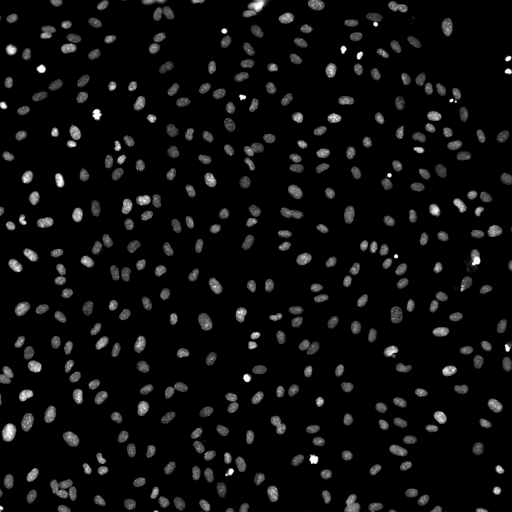
#> input picture Nuclei_segmentation/tests/sample_data/rxrx2_Plate1_G02_s2_w1.png, 1024 x 1024 px (shown at 1/2 size)
$ python -i nuclei_location_extraction.py   (imports and definitions only)
#> lines starting #> are read from the running program, lines starting #| are printed output that depends on the picture; after the words box and inside, x2 and y2 are one past the last pixel; in counts of white or black regions, pixels touching at a corner belong together
#> further down, picture is the input picture: shape (1024, 1024); min 0, max 255, mean 13.2
'''Set of functions to compute the initial nuclei segmentation within the image.
    Edit these functions if you have a preferred segmentation method'''
import skimage
import numpy as np
from scipy import ndimage as ndi

def compute_DNA_mask(dna_img):
    '''Given the input grayscale DNA image dna_img returns the mask of the segmented objects

        Attributes:

            DNAimg: grayscale image of the DNA channel, numpy array

        Returns:

            label: labelled image of the segmented cells
        '''

    thresh = dna_img > skimage.filters.threshold_triangle(dna_img)*3
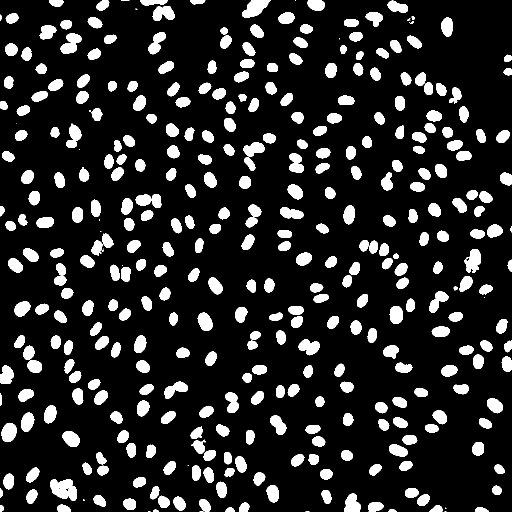
#> thresh: shape (1024, 1024) bool (shown at 1/2 size); 15.2% white; 379 white regions (23 under 20 px), largest, box (x1, y1, x2, y2) and area: (100, 958, 154, 1002) 1643, (484, 0, 542, 36) 1220, (121, 67, 163, 108) 1045
    thresh = ndi.binary_erosion(
        thresh, structure=skimage.morphology.disk(3), iterations=2)
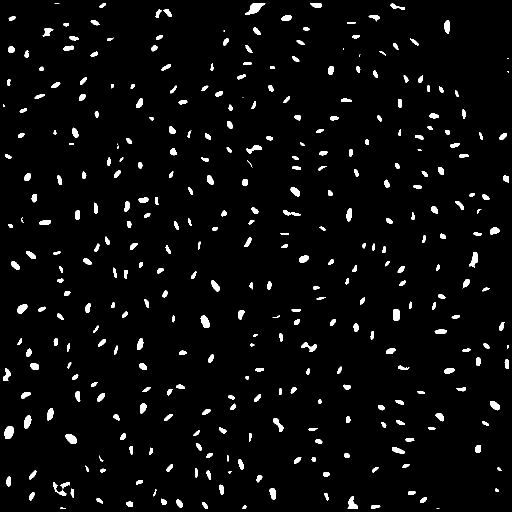
#> thresh: shape (1024, 1024) bool (shown at 1/2 size); 3.5% white; 352 white regions (17 under 20 px), largest, box (x1, y1, x2, y2) and area: (490, 6, 531, 30) 473, (9, 852, 28, 878) 388, (401, 631, 420, 656) 321
    thresh = ndi.binary_fill_holes(thresh)

    label = skimage.measure.label(thresh)
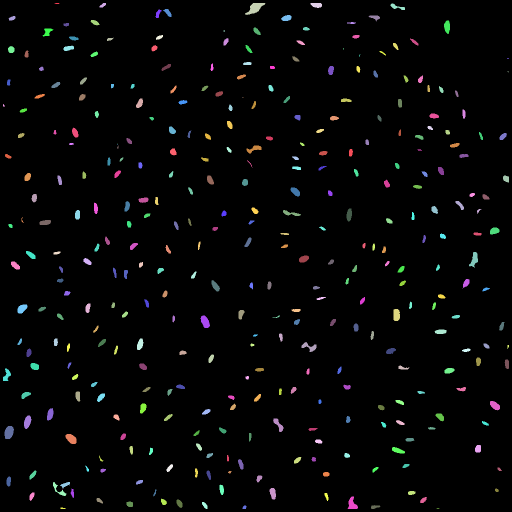
#> label: shape (1024, 1024) int32 (shown at 1/2 size); 353 distinct labels, from 0 to 352; one colour per label, 0 black

    return label


def retrieve_coordinates(label, cell_size_min=1000, cell_size_max=50000):
    '''Given the labelled image label returns the coordinates of the centroids (center_of_mass)
       of the nuclei

        Attributes:

            label: image containing labelled segmented objects. Array
            cell_size_min: Minimum size for the object to be considered a nuclei. int
            cell_size_max: Maximum size for the object to be considered a nuclei. int

        Returns:

            center_of_mass: coordinates of the Center of Mass of the segmented objects, list.
                Length is the number of objects, width is 2 (X and Y coordinates)
         '''

    label_gf = skimage.measure.label(label)

    for i in range(1, label_gf.max()+1):

        if (np.count_nonzero(label_gf == i) < cell_size_min) or (np.count_nonzero(label_gf == i) > cell_size_max):

            label_gf[label_gf == i] = 0
            #print('Nucleus out of range: ',np.count_nonzero(label_gf == i))


    labels = skimage.measure.label(label_gf)
    center_of_mass = np.zeros((label_gf.max(), 2))
    for num in np.arange(np.max(labels)):
        center_of_mass[num] = [ndi.center_of_mass(
            labels == num+1)[0], ndi.center_of_mass(labels == num+1)[1]]
    # remove cells with areas outside of min-max range
    center_of_mass = center_of_mass[~np.all(center_of_mass == 0, axis=1)]
    return center_of_mass

>>> import cv2
>>> picture = cv2.imread('tests/sample_data/rxrx2_Plate1_G02_s2_w1.png', cv2.IMREAD_GRAYSCALE)
>>> result = compute_DNA_mask(picture)
